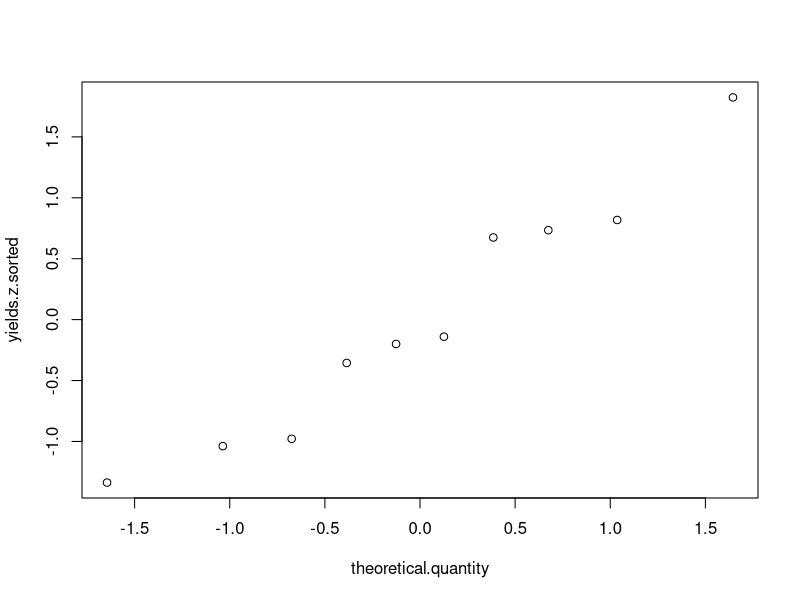
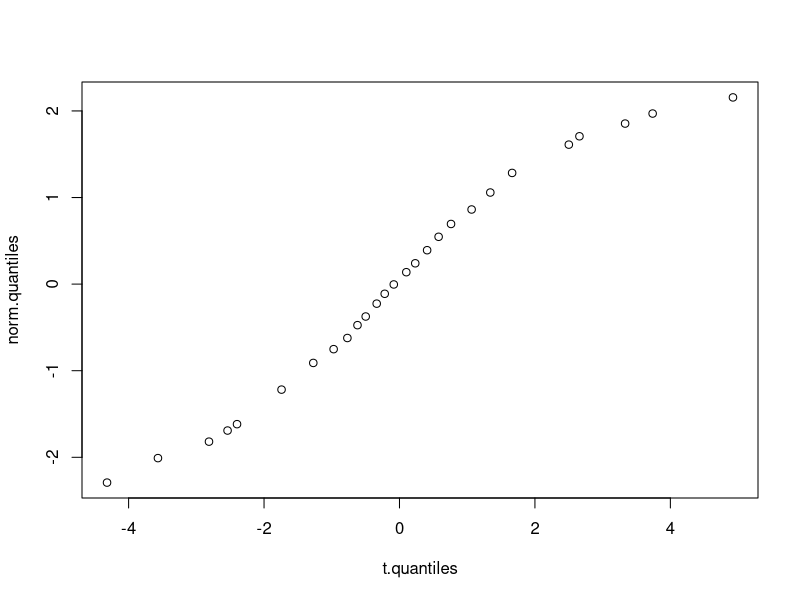

Write the R code that produced these figures, in order.
N = 10
index <- seq(1, N)
P <- (index - 0.5) / N
theoretical.quantity <- qnorm(P)


yields = c(86.2, 85.7, 71.9, 95.3, 77.1, 71.4, 68.9, 78.9, 86.9, 78.4)
mean.yield = mean(yields)		# 80.0
sd.yield = sd(yields)			# 8.35

yields.z = (yields - mean.yield)/sd.yield
# [1] 0.7425150  0.6826347 -0.9700599  1.8323353 -0.3473054 -1.0299401 -1.3293413 -0.1317365  0.8263473 -0.1916168

yields.z.sorted = sort(yields.z)
yields.z.sorted
#[1] -1.3376835 -1.0382915 -0.9784131 -0.3556777 -0.1999939 -0.1401155  0.6742308  0.7341092  0.8179390  1.8238961

theoretical.quantity
#[1] -1.6448536 -1.0364334 -0.6744898 -0.3853205 -0.1256613  0.1256613  0.3853205  0.6744898  1.0364334  1.6448536

plot(theoretical.quantity, yields.z.sorted, type="p")



norm <- rnorm(1000)
t <- rt(1000, df=3)
index = c(1, 2,3,4, seq(5, 95, 5), 96, 97, 98, 99)/100
norm.quantiles <- quantile(norm, index)
t.quantiles <- quantile(t, index)
plot(t.quantiles, norm.quantiles)